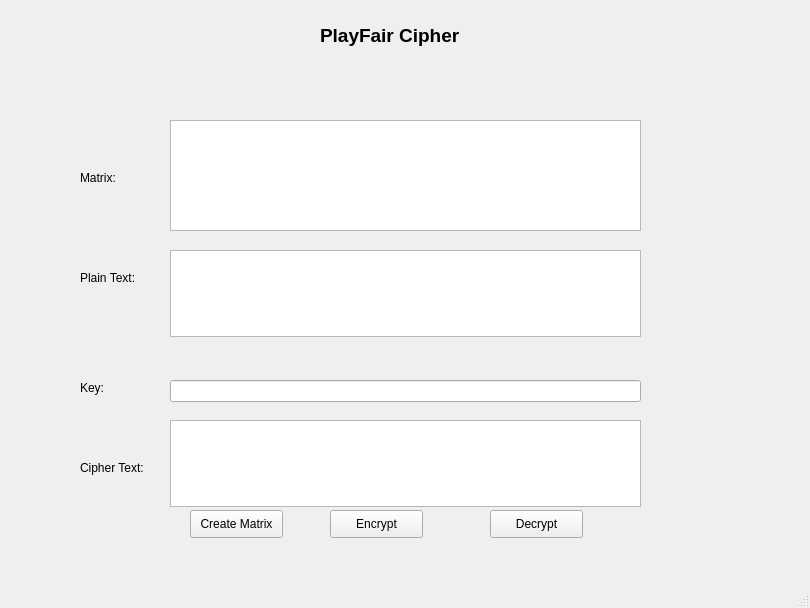
<?xml version="1.0" encoding="UTF-8"?>
<ui version="4.0">
 <class>MainWindow</class>
 <widget class="QMainWindow" name="MainWindow">
  <property name="geometry">
   <rect>
    <x>0</x>
    <y>0</y>
    <width>810</width>
    <height>608</height>
   </rect>
  </property>
  <property name="windowTitle">
   <string>MainWindow</string>
  </property>
  <widget class="QWidget" name="centralwidget">
   <widget class="QLabel" name="label">
    <property name="geometry">
     <rect>
      <x>320</x>
      <y>20</y>
      <width>191</width>
      <height>31</height>
     </rect>
    </property>
    <property name="font">
     <font>
      <pointsize>14</pointsize>
      <weight>75</weight>
      <bold>true</bold>
     </font>
    </property>
    <property name="text">
     <string>PlayFair Cipher</string>
    </property>
   </widget>
   <widget class="QLabel" name="label_2">
    <property name="geometry">
     <rect>
      <x>80</x>
      <y>170</y>
      <width>55</width>
      <height>16</height>
     </rect>
    </property>
    <property name="font">
     <font>
      <pointsize>9</pointsize>
     </font>
    </property>
    <property name="text">
     <string>Matrix: </string>
    </property>
   </widget>
   <widget class="QLabel" name="label_3">
    <property name="geometry">
     <rect>
      <x>80</x>
      <y>270</y>
      <width>71</width>
      <height>16</height>
     </rect>
    </property>
    <property name="font">
     <font>
      <pointsize>9</pointsize>
     </font>
    </property>
    <property name="text">
     <string>Plain Text:</string>
    </property>
   </widget>
   <widget class="QLabel" name="label_4">
    <property name="geometry">
     <rect>
      <x>80</x>
      <y>380</y>
      <width>55</width>
      <height>16</height>
     </rect>
    </property>
    <property name="font">
     <font>
      <pointsize>9</pointsize>
     </font>
    </property>
    <property name="text">
     <string>Key:</string>
    </property>
   </widget>
   <widget class="QLabel" name="label_5">
    <property name="geometry">
     <rect>
      <x>80</x>
      <y>460</y>
      <width>71</width>
      <height>16</height>
     </rect>
    </property>
    <property name="font">
     <font>
      <pointsize>9</pointsize>
     </font>
    </property>
    <property name="text">
     <string>Cipher Text:</string>
    </property>
   </widget>
   <widget class="QTextEdit" name="txt_matrix">
    <property name="geometry">
     <rect>
      <x>170</x>
      <y>120</y>
      <width>471</width>
      <height>111</height>
     </rect>
    </property>
   </widget>
   <widget class="QTextEdit" name="txt_plain_text">
    <property name="geometry">
     <rect>
      <x>170</x>
      <y>250</y>
      <width>471</width>
      <height>87</height>
     </rect>
    </property>
   </widget>
   <widget class="QLineEdit" name="txt_key">
    <property name="geometry">
     <rect>
      <x>170</x>
      <y>380</y>
      <width>471</width>
      <height>22</height>
     </rect>
    </property>
   </widget>
   <widget class="QTextEdit" name="txt_cipher_txt">
    <property name="geometry">
     <rect>
      <x>170</x>
      <y>420</y>
      <width>471</width>
      <height>87</height>
     </rect>
    </property>
   </widget>
   <widget class="QPushButton" name="btn_creatematrix">
    <property name="geometry">
     <rect>
      <x>190</x>
      <y>510</y>
      <width>93</width>
      <height>28</height>
     </rect>
    </property>
    <property name="text">
     <string>Create Matrix</string>
    </property>
   </widget>
   <widget class="QPushButton" name="btn_encrypt">
    <property name="geometry">
     <rect>
      <x>330</x>
      <y>510</y>
      <width>93</width>
      <height>28</height>
     </rect>
    </property>
    <property name="text">
     <string>Encrypt</string>
    </property>
   </widget>
   <widget class="QPushButton" name="btn_decrypt">
    <property name="geometry">
     <rect>
      <x>490</x>
      <y>510</y>
      <width>93</width>
      <height>28</height>
     </rect>
    </property>
    <property name="text">
     <string>Decrypt</string>
    </property>
   </widget>
  </widget>
  <widget class="QMenuBar" name="menubar">
   <property name="geometry">
    <rect>
     <x>0</x>
     <y>0</y>
     <width>810</width>
     <height>26</height>
    </rect>
   </property>
  </widget>
  <widget class="QStatusBar" name="statusbar"/>
 </widget>
 <resources/>
 <connections/>
</ui>
